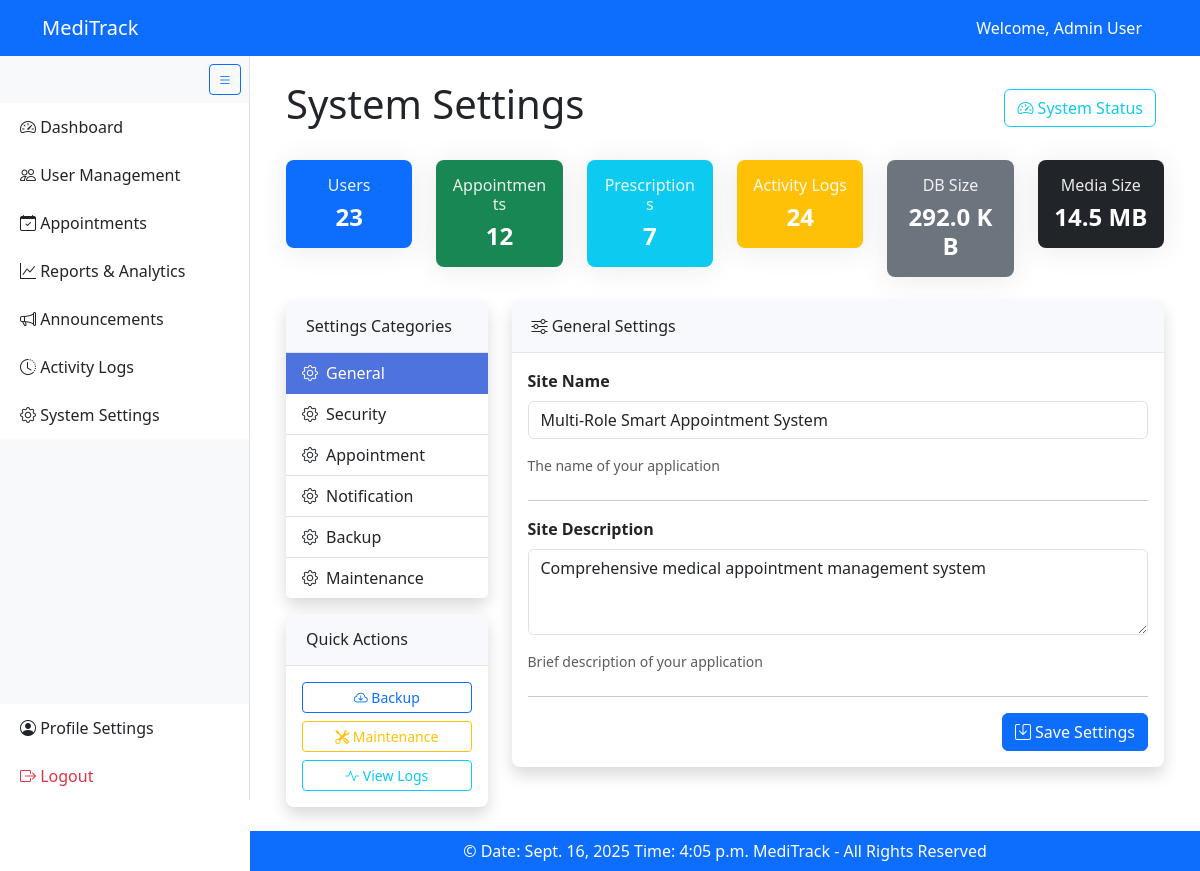
/system_settings/ (signed in), run on the app's committed database.
### MediTrackApp/models.py (models this page shows, shortened)
class User(AbstractUser):
    ROLE_CHOICES = [
        ("admin", "Admin"),
        ("patient", "Patient"),
        ("doctor", "Doctor"),
    ]
    GENDER_CHOICES = [
        ("M", "Male"),
        ("F", "Female"),
        ("O", "Other"),
    ]
    phone_number = PhoneNumberField(region="PK", blank=True)
    gender = models.CharField(max_length=10, choices=GENDER_CHOICES, blank=True)
    date_of_birth = models.DateField(null=True, blank=True)
    profile_pic = models.ImageField(upload_to="profile_pics/", validators=[validate_file_extension], blank=True, null=True)
    role = models.CharField(max_length=50, choices=ROLE_CHOICES, default="patient")
    is_active = models.BooleanField(default=True)

class SystemSetting(models.Model):
    SETTING_TYPES = [
        ('boolean', 'Boolean'),
        ('string', 'String'),
        ('integer', 'Integer'),
        ('text', 'Text'),
        ('json', 'JSON'),
    ]
    CATEGORIES = [
        ('general', 'General'),
        ('security', 'Security'),
        ('appointment', 'Appointment'),
        ('notification', 'Notification'),
        ('backup', 'Backup'),
        ('maintenance', 'Maintenance'),
    ]
    key = models.CharField(max_length=100, unique=True)
    value = models.TextField()
    setting_type = models.CharField(max_length=10, choices=SETTING_TYPES)
    category = models.CharField(max_length=20, choices=CATEGORIES, default='general')
    label = models.CharField(max_length=200)
    description = models.TextField(blank=True)
    is_public = models.BooleanField(default=False)
    order = models.IntegerField(default=0)
    created_at = models.DateTimeField(auto_now_add=True)
    updated_at = models.DateTimeField(auto_now=True)
    class Meta:
        ordering = ['category', 'order', 'key']

### MediTrackApp/decorators.py (the view)
        def wrapper(request, *args, **kwargs):
            if not request.user.is_authenticated:
                return redirect('login')
            if request.user.role not in allowed_roles:
                raise PermissionDenied
            return view_func(request, *args, **kwargs)

### MediTrackApp/views.py (called while the page is built)
def get_database_size():
    try:
        with connection.cursor() as cursor:
            if connection.vendor == 'postgresql':
                cursor.execute("SELECT pg_database_size(current_database())")
                size_bytes = cursor.fetchone()[0]
            elif connection.vendor == 'mysql':
                cursor.execute(
                    "SELECT SUM(data_length + index_length) FROM information_schema.tables WHERE table_schema = DATABASE()")
                size_bytes = cursor.fetchone()[0]
            else:
                cursor.execute(
                    "SELECT page_count * page_size FROM pragma_page_count(), pragma_page_size()")
                size_bytes = cursor.fetchone()[0]
        return size_bytes
    except:
        return 0

def get_media_folder_size():
    try:
        total_size = 0
        for dirpath, dirnames, filenames in os.walk(settings.MEDIA_ROOT):
            for f in filenames:
                fp = os.path.join(dirpath, f)
                total_size += os.path.getsize(fp)
        return total_size
    except:
        return 0

### MediTrackApp/templates/admin/system_settings.html (shortened to what this page needs)
{% extends 'base.html' %}
{% load static %}
{% block extra_css %}
<link rel="stylesheet" href="{% static 'css/admin/system_settings.css' %}">
{% endblock %}
{% block content %}
<div class="container-fluid">
    <div class="d-flex justify-content-between align-items-center mb-4">
        <h1>System Settings</h1>
        <div class="btn-group">
            <a href="{% url 'system_status' %}" class="btn btn-outline-info me-2">
                <i class="bi bi-speedometer2"></i> System Status
            </a>
        </div>
    </div>
    <div class="row mb-4">
        <div class="col-md-2 col-6">
            <div class="card text-white bg-primary">
                <div class="card-body text-center">
                    <h6 class="card-title">Users</h6>
                    <h4>{{ system_stats.total_users }}</h4>
                </div>
            </div>
        </div>
        <div class="col-md-2 col-6">
            <div class="card text-white bg-success">
                <div class="card-body text-center">
                    <h6 class="card-title">Appointments</h6>
                    <h4>{{ system_stats.total_appointments }}</h4>
                </div>
            </div>
        </div>
        <div class="col-md-2 col-6">
            <div class="card text-white bg-info">
                <div class="card-body text-center">
                    <h6 class="card-title">Prescriptions</h6>
                    <h4>{{ system_stats.total_prescriptions }}</h4>
                </div>
            </div>
        </div>
        <div class="col-md-2 col-6">
            <div class="card text-white bg-warning">
                <div class="card-body text-center">
                    <h6 class="card-title">Activity Logs</h6>
                    <h4>{{ system_stats.total_logs }}</h4>
                </div>
            </div>
        </div>
        <div class="col-md-2 col-6">
            <div class="card text-white bg-secondary">
                <div class="card-body text-center">
                    <h6 class="card-title">DB Size</h6>
                    <h4>{{ system_stats.db_size|filesizeformat }}</h4>
                </div>
            </div>
        </div>
        <div class="col-md-2 col-6">
            <div class="card text-white bg-dark">
                <div class="card-body text-center">
                    <h6 class="card-title">Media Size</h6>
                    <h4>{{ system_stats.media_size|filesizeformat }}</h4>
                </div>
            </div>
        </div>
    </div>
    <div class="row">
        <div class="col-md-3">
            <div class="card shadow">
                <div class="card-header">
                    <h6 class="m-0 font-weight-bold">Settings Categories</h6>
                </div>
                <div class="list-group list-group-flush">
                    {% for value, label in categories %}
                    <a href="?category={{ value }}"
                       class="list-group-item list-group-item-action {% if selected_category == value %}active{% endif %}">
                        <i class="bi bi-gear me-2"></i>{{ label }}
                    </a>
                    {% endfor %}
                </div>
            </div>
            <div class="card shadow mt-3">
                <div class="card-header">
                    <h6 class="m-0 font-weight-bold">Quick Actions</h6>
                </div>
                <div class="card-body">
                    <a href="{% url 'backup_management' %}" class="btn btn-outline-primary btn-sm w-100 mb-2">
                        <i class="bi bi-cloud-arrow-down"></i> Backup
                    </a>
                    <a href="{% url 'maintenance_tools' %}" class="btn btn-outline-warning btn-sm w-100 mb-2">
                        <i class="bi bi-tools"></i> Maintenance
                    </a>
                    <a href="{% url 'activity_logs' %}" class="btn btn-outline-info btn-sm w-100">
                        <i class="bi bi-activity"></i> View Logs
                    </a>
                </div>
            </div>
        </div>
        <div class="col-md-9">
            <div class="card shadow">
                <div class="card-header">
                    <h6 class="m-0 font-weight-bold">
                        <i class="bi bi-sliders"></i> {{ selected_category|title }} Settings
                    </h6>
                </div>
                <div class="card-body">
                    <form method="post">
                        {% for key, form in setting_forms.items %}
                        <div class="mb-4">
                            {% if form.fields.value.widget.input_type == 'checkbox' %}
                            <div class="form-check form-switch">
                                {{ form.value }}
                                <label class="form-check-label" for="{{ form.value.id_for_label }}">
                                    <strong>{{ form.value.label }}</strong>
                                </label>
                            </div>
                            {% else %}
                            <div class="mb-3">
                                <label for="{{ form.value.id_for_label }}" class="form-label">
                                    <strong>{{ form.value.label }}</strong>
                                </label>
                                {{ form.value }}
                            </div>
                            {% endif %}
                            {% if form.value.help_text %}
                            <div class="form-text">{{ form.value.help_text }}</div>
                            {% endif %}
                        </div>
                        <hr>
                        {% endfor %}
                        <div class="d-flex justify-content-end">
                            <button type="submit" class="btn btn-primary">
                                <i class="bi bi-save"></i> Save Settings
                            </button>
                        </div>
                    </form>
                </div>
            </div>
        </div>
    </div>
</div>
{% endblock %}

### templates/base.html (shortened to what this page needs)
{% load static %}
<!DOCTYPE html>
<html lang="en">
<head>
    <link href="https://cdn.jsdelivr.net/npm/bootstrap@5.3.3/dist/css/bootstrap.min.css" rel="stylesheet">
    <link href="https://cdn.jsdelivr.net/npm/bootstrap-icons@1.11.3/font/bootstrap-icons.css" rel="stylesheet">
    <link rel="stylesheet" href="{% static 'CSS/base.css' %}">
    {% block extra_css %}{% endblock %}
</head>
<body>
    <nav class="navbar navbar-dark bg-primary fixed-top" id="main-navbar">
        <div class="container">
            <span class="navbar-brand">MediTrack</span>
            <div>
                {% if user.is_authenticated %}
                    <span class="text-white me-3">Welcome, {{ user.get_full_name }}</span>
                {% else %}
                    <a href="{% url 'login' %}" class="btn btn-outline-light btn-lg me-2">Login</a>
                    <a href="{% url 'register' %}" class="btn btn-outline-light btn-lg">Register</a>
                {% endif %}
            </div>
        </div>
    </nav>
 {% if user.is_authenticated %}
    <div id="sidebar" class="bg-light border-end position-fixed d-flex flex-column">
        <div class="p-2 text-end d-none d-lg-block">
            <button id="sidebarToggle" class="btn btn-sm btn-outline-primary">
                <i class="bi bi-list"></i>
            </button>
        </div>
        <div class="list-group list-group-flush flex-grow-1">
            {% if user.role == 'admin' %}
                 {% include 'partials/admin_sidebar.html' %}
                 {% elif user.role == 'doctor' %}
                 {% include 'partials/doctor_sidebar.html' %}
                 {% elif user.role == 'patient' %}
                 {% include 'partials/patient_sidebar.html' %}
            {% endif %}
            <div class="mt-auto">
                <a href="{% url 'edit_profile' %}" class="list-group-item list-group-item-action">
                    <i class="bi bi-person-circle"></i> <span class="link-text">Profile Settings</span>
                </a>
                <a href="{% url 'logout' %}" class="list-group-item list-group-item-action text-danger">
                    <i class="bi bi-box-arrow-right"></i> <span class="link-text">Logout</span>
                </a>
            </div>
        </div>
    </div>
    {% endif %}
    <div id="main-content" class="p-4 {% if not user.is_authenticated %}full-width{% endif %}">
        {% block content %}{% endblock %}
    </div>
    <footer class="bg-primary text-white text-center py-2 {% if not user.is_authenticated %}full-width{% endif %}" id="main-footer">
        &copy; Date: {% now "DATE_FORMAT" %} Time: {% now "TIME_FORMAT" %} MediTrack - All Rights Reserved
    </footer>
</body>
</html>

### static/css/base.css (style rules this page uses)
#sidebar { width: 250px; top: 56px; bottom: 0; height: calc(100vh - 56px); transition: all 0.3s; z-index: 1000; overflow-y: auto; }
#main-content { margin-left: 250px; padding-top: 80px; padding-bottom: 20px; transition: all 0.3s; min-height: calc(100vh - 56px - 40px); }
#main-footer { margin-left: 250px; transition: all 0.3s; }
#sidebar .list-group-item { border: none; padding: 12px 20px; font-weight: 500; white-space: nowrap; }
body { padding-top: 56px; }

### static/css/admin/system_settings.css (style rules this page uses)
.card { border: none; border-radius: 0.5rem; box-shadow: 0 0.15rem 1.75rem 0 rgba(58, 59, 69, 0.1); }
.card-header { background-color: #f8f9fc; border-bottom: 1px solid #e3e6f0; padding: 1rem 1.25rem; }
.list-group-item.active { background-color: #4e73df; border-color: #4e73df; }
.btn-sm { padding: 0.25rem 0.5rem; font-size: 0.875rem; }
.card.text-white .card-body { padding: 1rem; }
.card.text-white h4 { margin-bottom: 0; font-weight: 700; }
.card.text-white h6 { opacity: 0.9; margin-bottom: 0.5rem; }

### data on the page
User: get_full_name "Admin User"
SystemSetting: value.label "Site Name", value.help_text "The name of your application"
SystemSetting: value.label "Site Description", value.help_text "Brief description of your application"

### other printed values
{{ system_stats.total_users }} "23"
{{ system_stats.total_appointments }} "12"
{{ system_stats.total_prescriptions }} "7"
{{ system_stats.total_logs }} "24"
{{ system_stats.db_size|filesizeformat }} "292.0 KB"
{{ system_stats.media_size|filesizeformat }} "14.5 MB"
{{ label }} "General" "Security" "Appointment" "Notification" "Backup" "Maintenance"
{{ selected_category|title }} "General"
